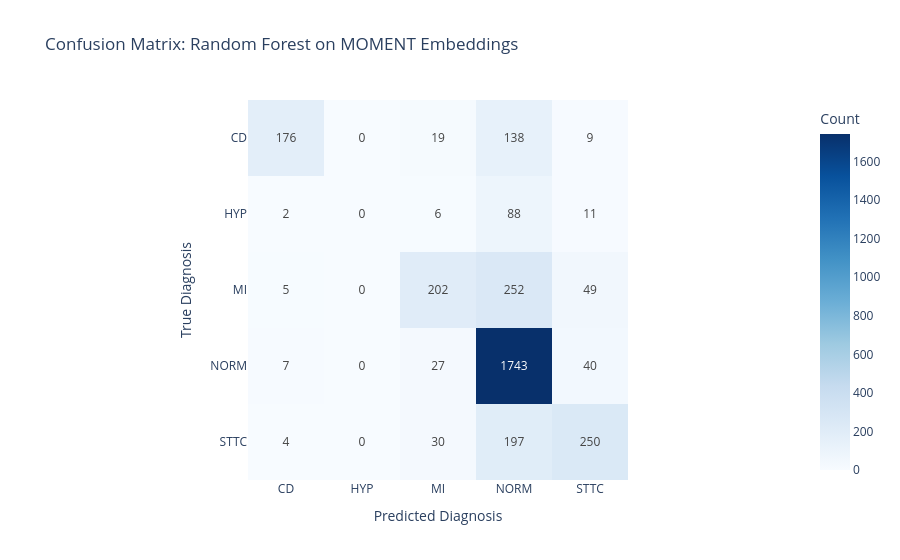

This figure's notebook cell:
### Code cell
plot_confusion_matrix(y_test, rf_pred, rf_model.classes_, "Random Forest")

### Figure 1 — Plotly figure (JSON) as saved in the notebook; plotly's stock layout.template omitted (floating-point values rounded to 4 significant figures)
{"data": [{"coloraxis": "coloraxis", "hovertemplate": "Predicted Diagnosis: %{x}<br>True Diagnosis: %{y}<br>Count: %{z}<extra></extra>", "name": "0", "texttemplate": "%{z}", "type": "heatmap", "x": ["CD", "HYP", "MI", "NORM", "STTC"], "xaxis": "x", "y": ["CD", "HYP", "MI", "NORM", "STTC"], "yaxis": "y", "z": [[176, 0, 19, 138, 9], [2, 0, 6, 88, 11], [5, 0, 202, 252, 49], [7, 0, 27, 1743, 40], [4, 0, 30, 197, 250]]}], "layout": {"coloraxis": {"colorbar": {"title": {"text": "Count"}}, "colorscale": [[0, "rgb(247,251,255)"], [0.125, "rgb(222,235,247)"], [0.25, "rgb(198,219,239)"], [0.375, "rgb(158,202,225)"], [0.5, "rgb(107,174,214)"], [0.625, "rgb(66,146,198)"], [0.75, "rgb(33,113,181)"], [0.875, "rgb(8,81,156)"], [1, "rgb(8,48,107)"]]}, "title": {"text": "Confusion Matrix: Random Forest on MOMENT Embeddings"}, "xaxis": {"anchor": "y", "constrain": "domain", "domain": [0, 1], "scaleanchor": "y", "title": {"text": "Predicted Diagnosis"}}, "yaxis": {"anchor": "x", "autorange": "reversed", "constrain": "domain", "domain": [0, 1], "title": {"text": "True Diagnosis"}}}}
